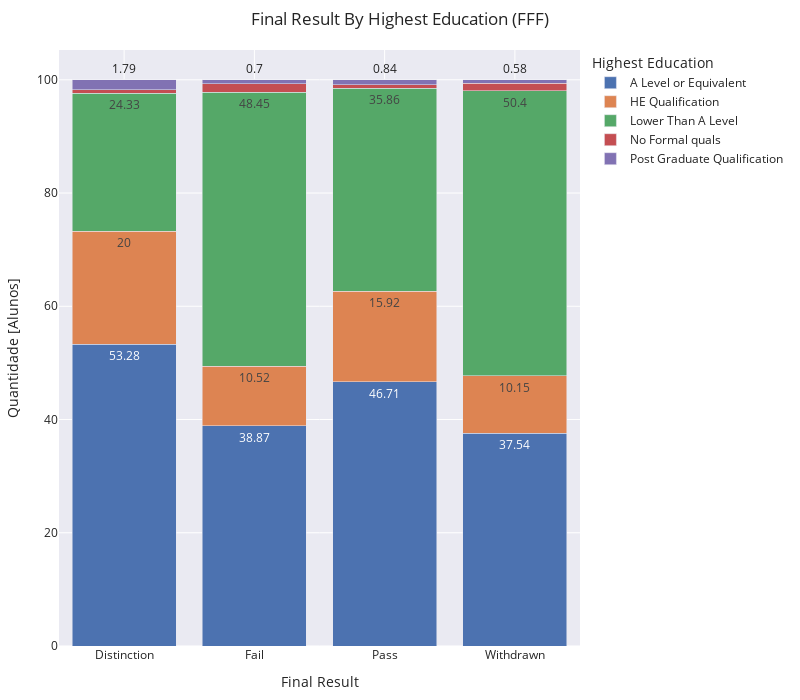

Here is the notebook cell this chart was saved with:
### Markdown cell above
The chart compares the percentage of final results across ten different regions. Each region’s bar is divided into three sections representing different outcomes: Fail, Pass, and Distinction. Here are the key observations:

* East Midlands Region: Approximately 10% of students in this region received a Fail grade, 60% passed, and 30% achieved Distinction.
* London Region: London had 5.47% Fail, 6.37% Pass, and 5.46% Distinction.
* North Region: This area had 8.79% Fail, 7.57% Pass, and 7.68% Distinction.
* Scotland: Scotland’s performance was 6.19% Fail, 7.46% Pass, and 7.12% Distinction.
* South East Region: Students here achieved 5.16% Fail, 5.39% Pass, and 5.61% Distinction.
* South West Region: The percentages were 5.66% Fail, 5.85% Pass, and 5.59% Distinction.
* Yorkshire Region: Yorkshire had 6.53% Fail, 6.55% Pass, and 6.55% Distinction.

This visualization provides an easy comparison of performance outcomes across regions.

### Code cell
df = df_studentInfo_FFF.groupby(['highest_education', 'final_result']).agg({'id_student':'count'}).reset_index()

df['Percentage'] = df.apply(lambda x:  round(100 * (x['id_student'] / df[df['final_result'] == x['final_result']]['id_student'].sum()),2), axis=1)

fig = px.bar(df, x="final_result", y="Percentage", text='Percentage', color="highest_education",
            hover_data=['Percentage'], barmode = 'stack', template='seaborn')

fig.update_layout(
    margin=dict(l=20, r=50, t=50, b=20),
    title = 'Final Result By Highest Education (FFF)',
    xaxis_title="Final Result",
    yaxis_title="Quantidade [Alunos]",
    legend_title="Highest Education",
    width=800,
    height=700,
    uniformtext_minsize=8,
    uniformtext_mode='hide',
)

fig.show()

### Figure 1 — Plotly figure (JSON) as saved in the notebook; plotly's stock layout.template omitted (floating-point values rounded to 4 significant figures)
{"data": [{"hovertemplate": "highest_education=A Level or Equivalent<br>final_result=%{x}<br>Percentage=%{text}<extra></extra>", "legendgroup": "A Level or Equivalent", "marker": {"color": "rgb(76,114,176)", "pattern": {"shape": ""}}, "name": "A Level or Equivalent", "orientation": "v", "showlegend": true, "text": [53.28, 38.87, 46.71, 37.54], "textposition": "auto", "type": "bar", "x": ["Distinction", "Fail", "Pass", "Withdrawn"], "xaxis": "x", "y": [53.28, 38.87, 46.71, 37.54], "yaxis": "y"}, {"hovertemplate": "highest_education=HE Qualification<br>final_result=%{x}<br>Percentage=%{text}<extra></extra>", "legendgroup": "HE Qualification", "marker": {"color": "rgb(221,132,82)", "pattern": {"shape": ""}}, "name": "HE Qualification", "orientation": "v", "showlegend": true, "text": [20.0, 10.52, 15.92, 10.15], "textposition": "auto", "type": "bar", "x": ["Distinction", "Fail", "Pass", "Withdrawn"], "xaxis": "x", "y": [20.0, 10.52, 15.92, 10.15], "yaxis": "y"}, {"hovertemplate": "highest_education=Lower Than A Level<br>final_result=%{x}<br>Percentage=%{text}<extra></extra>", "legendgroup": "Lower Than A Level", "marker": {"color": "rgb(85,168,104)", "pattern": {"shape": ""}}, "name": "Lower Than A Level", "orientation": "v", "showlegend": true, "text": [24.33, 48.45, 35.86, 50.4], "textposition": "auto", "type": "bar", "x": ["Distinction", "Fail", "Pass", "Withdrawn"], "xaxis": "x", "y": [24.33, 48.45, 35.86, 50.4], "yaxis": "y"}, {"hovertemplate": "highest_education=No Formal quals<br>final_result=%{x}<br>Percentage=%{text}<extra></extra>", "legendgroup": "No Formal quals", "marker": {"color": "rgb(196,78,82)", "pattern": {"shape": ""}}, "name": "No Formal quals", "orientation": "v", "showlegend": true, "text": [0.6, 1.46, 0.67, 1.33], "textposition": "auto", "type": "bar", "x": ["Distinction", "Fail", "Pass", "Withdrawn"], "xaxis": "x", "y": [0.6, 1.46, 0.67, 1.33], "yaxis": "y"}, {"hovertemplate": "highest_education=Post Graduate Qualification<br>final_result=%{x}<br>Percentage=%{text}<extra></extra>", "legendgroup": "Post Graduate Qualification", "marker": {"color": "rgb(129,114,179)", "pattern": {"shape": ""}}, "name": "Post Graduate Qualification", "orientation": "v", "showlegend": true, "text": [1.79, 0.7, 0.84, 0.58], "textposition": "auto", "type": "bar", "x": ["Distinction", "Fail", "Pass", "Withdrawn"], "xaxis": "x", "y": [1.79, 0.7, 0.84, 0.58], "yaxis": "y"}], "layout": {"barmode": "stack", "height": 700, "legend": {"title": {"text": "Highest Education"}, "tracegroupgap": 0}, "margin": {"b": 20, "l": 20, "r": 50, "t": 50}, "title": {"text": "Final Result By Highest Education (FFF)"}, "uniformtext": {"minsize": 8, "mode": "hide"}, "width": 800, "xaxis": {"anchor": "y", "domain": [0, 1], "title": {"text": "Final Result"}}, "yaxis": {"anchor": "x", "domain": [0, 1], "title": {"text": "Quantidade [Alunos]"}}}}
